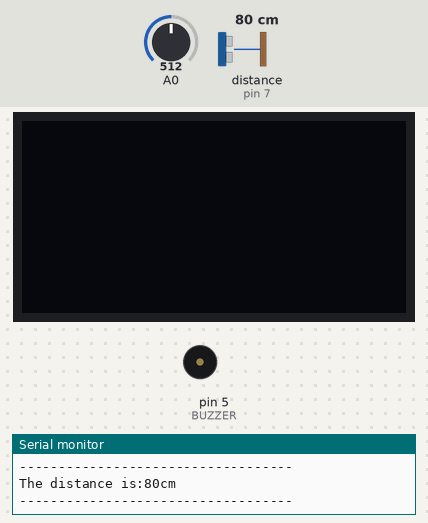
Recording of a sketch running on a simulated Arduino Uno, built with avr-gcc and run on an emulated ATmega328P. On the bench: 128×64 one-colour display, buzzer (waves = sounding), the last lines printed to the serial monitor. Wiring (inferred from the names in the program): ultrasonic range finder: trigger pin 8; echo pin 7. The inputs (shaded band) are chosen by the test bench; at power-on: distance to the obstacle (sensor on pin 7) 80 cm, A0 = 512. The echo pulse lasts 58.3 µs per cm.

Above: at 1.2 s.
1.3 s: distance to the obstacle (sensor on pin 7) set to 23 cm
2.8 s: distance to the obstacle (sensor on pin 7) set to 19 cm
At 4.0 s:
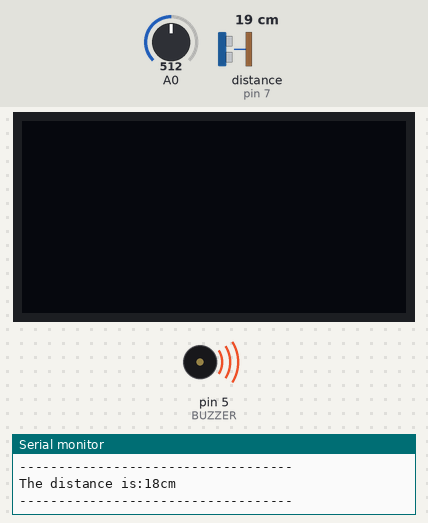
4.3 s: distance to the obstacle (sensor on pin 7) set to 35 cm
At 4.8 s:
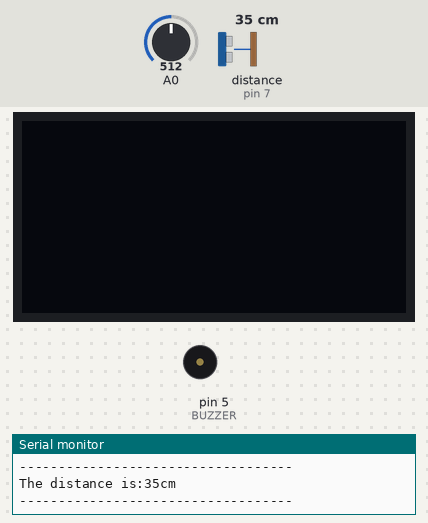
5.9 s: distance to the obstacle (sensor on pin 7) set to 4 cm
At 6.8 s:
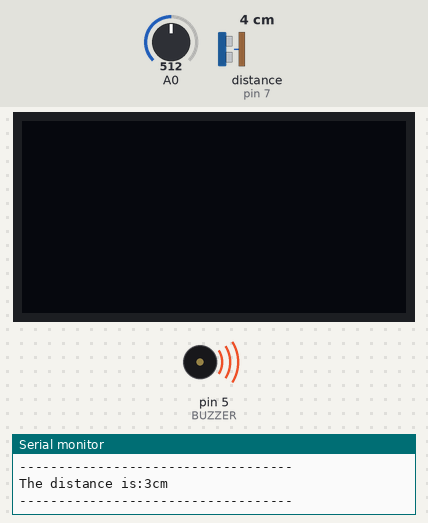
7.5 s: distance to the obstacle (sensor on pin 7) set to 60 cm
At 8.8 s:
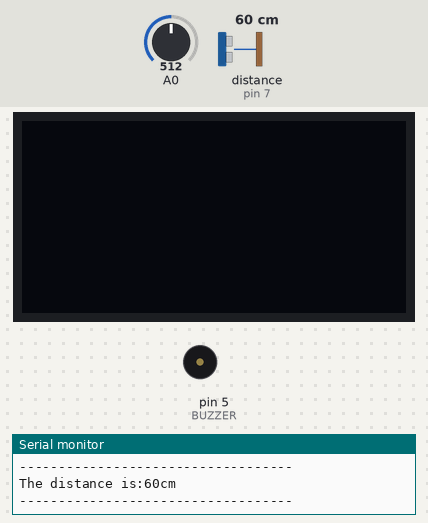
Timing chart, 0 to 10.0 s (numbered marks = the images above; inputs shaded):
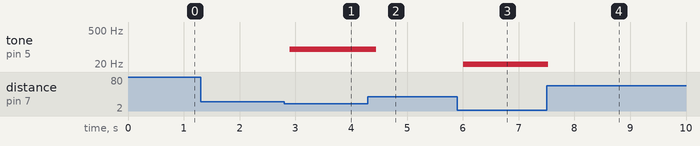

Measured:
- the behaviour switches between 21 and 20 cm on distance to the obstacle (sensor on pin 7) (found by bisection; images 0 and 1)
- after the input at 2.8 s, tone on pin 5 (BUZZER): silent → 80 Hz after 0.10 s
- after the input at 4.3 s, tone on pin 5 (BUZZER): 80 Hz → silent after 0.15 s
- after the input at 5.9 s, tone on pin 5 (BUZZER): silent → 10 Hz after 0.11 s
- after the input at 7.5 s, tone on pin 5 (BUZZER): 10 Hz → silent at once

The sketch:

ultrasound.ino
```cpp
#define Echo_EingangsPin 7 // Echo input pin
#define Trigger_AusgangsPin 8 // Trigger output pin
#define BUZZER 5
#include "Arduino_SensorKit.h"

// Required variables are defined
int maximumRange = 300;
int minimumRange = 2;
long distance;
long duration;

void setup () {
 pinMode (Trigger_AusgangsPin, OUTPUT);
 pinMode (Echo_EingangsPin, INPUT);
 Serial.begin (9600);
 pinMode(BUZZER, OUTPUT);
 Oled.begin();
 Oled.setFlipMode(true);
}

void loop () {

 // Distance measurement is started by means of the 10us long trigger signal
 digitalWrite (Trigger_AusgangsPin, HIGH);
 delayMicroseconds (10);
 digitalWrite (Trigger_AusgangsPin, LOW);

 // Now we wait at the echo input until the signal has been activated
 // and then the time measured how long it remains activated
 duration = pulseIn (Echo_EingangsPin, HIGH);
 // Now the distance is calculated using the recorded time
 distance = duration / 58.2;
 // Check whether the measured value is within the permissible distance
 if (distance>= maximumRange || distance <= minimumRange)
 {
    // If not, an error message is output.
      Serial.println ("\nDistance outside the measuring range");
      Serial.println ("-----------------------------------");
 }
 else
 {
    // The calculated distance is output in the serial output
      Serial.print ("The distance is:");
      Serial.print (distance);
      Serial.println ("cm");
      Serial.println ("-----------------------------------");
 }
  // Pause between the individual measurements
 if (distance <= 2*minimumRange) {
 tone(BUZZER, 10); //Set the voltage to high and makes a noise
 delay(100);
 }
 else if (distance > 2*minimumRange & distance <= 5*minimumRange) {
 tone(BUZZER, 30);
 delay(100);
 }
 else if (distance > 5*minimumRange & distance <= 10*minimumRange) {
 tone(BUZZER, 80);
 delay(100);
 }
 else {
 noTone(BUZZER);//Sets the voltage to low and makes no noise
 delay(100);
 }
 int random_value = analogRead(A0);   //read value from A0
 Oled.setFont(u8x8_font_chroma48medium8_r);
 Oled.setCursor(0, 33);    // Set the Coordinates
 Oled.print("Distance:");
 Oled.print(distance); // Print the Values
 Oled.print("cm");
 Oled.refreshDisplay();    // Update the Display
 delay(100);
}
```
